Frame 1 (no input): blank canvas, image omitted
Frame 60 (the mouse pressed at the canvas centre just before this capture): blank canvas, image omitted
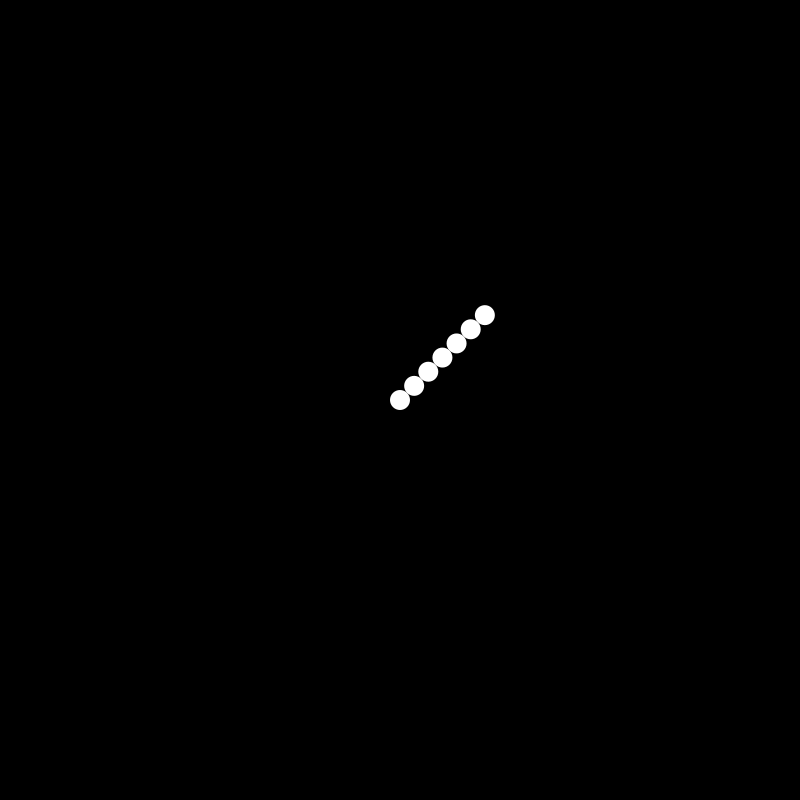
Frame 120 (the mouse held since frame 60 and released just before this capture)

The Processing sketch whose frames 1 and 60 were blank and that drew this single picture after the mouse press (run headless with seeded random() and noise(); from frame 60 on, the mouse is pressed at the canvas centre):

// Processing sketch: ChukwuochaChukwunazaLab9Bronze
// ── ChukwuochaChukwunazaLab9Bronze.pde
/* 
 COMP 1010 - A02
 Instructor - Ali Neshati
 Name - Chukwunaza Chukwuocha
 Lab 9- Bronze exercise
 
 Draw a line of circles starting at the mouse position,
 and extending outward at a particular angle, each circle
 just touching the previous one. The size of the circles,
 the number of circles, and the angle are controlled by
 constants in the draw() function.
 */

// NO global variables or constants are allowed!!

void setup() {
  size(800, 800);
  noStroke();     //No black outline around the circles
}

void draw() {
  final int CIRCLE_SIZE = 20;
  final int NUM_CIRCLES = 7;
  final float ANGLE = -PI/4;
  background(0);
  lineOfCircles(mouseX, mouseY, ANGLE, CIRCLE_SIZE, NUM_CIRCLES);
}

/*
Draws a line of numCirc circles using the drawCircle function
*/
void lineOfCircles(float xStart, float yStart, float angle, float size, int numCirc)
{
  int circleSpacing = 0;//Spaces the circles such that each circle touches the next
  
  for (int i=1; i<=numCirc; i++)
  {
    drawCircle(xStart, yStart, circleSpacing, angle, size);
    circleSpacing += size;// increases the spacing of the circles by the diameter 
    //of the circle each time
  }
}

/*
Draws the circle at the point x, y defined by the function xAtAngle, yAtAngle
*/
void drawCircle(float x, float y, float d, float theta, float diam)
{
  x = xAtAngle(x, d, theta);//uses xAtAngle to determine the x position of the circle
  y = yAtAngle(y, d, theta);//uses xAtAngle to determine the y position of the circle
  circle(x, y, diam);
}

/*
calculates the x coordinate of the circle
*/
float xAtAngle(float xFrom, float dist, float angle)
{
  float xcoordinate = xFrom+dist*cos(angle);
  return xcoordinate;
}

/*
calculates the y coordinate of the circle
*/
float yAtAngle(float yFrom, float dist, float angle)
{
  float ycoordinate = yFrom+dist*sin(angle);
  return ycoordinate;
}
